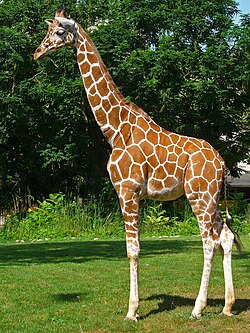
#> input picture Giraffe.jpg, 250 x 333 px
$ jupyter execute Edge_detection.ipynb   (older library calls are emulated)
#> lines starting #> are read from the running program, lines starting #| are printed output that depends on the picture
[cell 1]
import cv2
import matplotlib.pyplot as plt
import numpy as np

[cell 2]
image = cv2.imread("./Giraffe.jpg", cv2.IMREAD_GRAYSCALE)
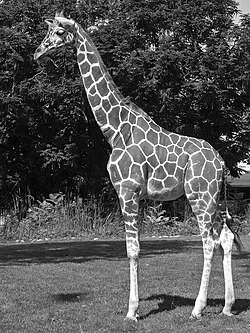
#> image: shape (333, 250); min 0, max 255, mean 84.4

# sobel edge

sobel_x= cv2.Sobel(image, cv2.CV_64F, 1, 0, ksize = 3 )
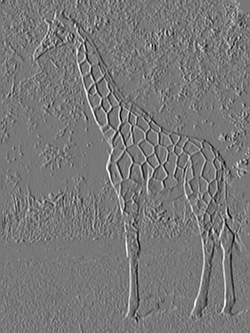
#> sobel_x: shape (333, 250) float64; min -907, max 1012, mean 0.7; drawn with min black and max white
sobel_y= cv2.Sobel(image, cv2.CV_64F, 0, 1, ksize = 3 )
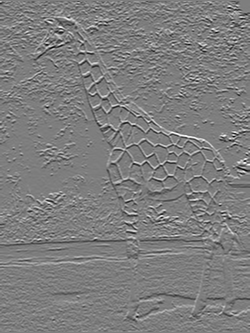
#> sobel_y: shape (333, 250) float64; min -975, max 994, mean 1; drawn with min black and max white

sobel = cv2.magnitude(sobel_x, sobel_y)
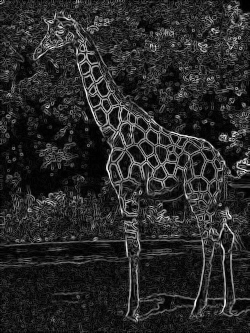
#> sobel: shape (333, 250) float64; min 0, max 1059.4, mean 168.8; drawn with min black and max white


# laplacian
# moreover laplacian gives the points where edges
# are there regardless of the orientation so we will get
# 2 points in total


laplacian = cv2.Laplacian(image, cv2.CV_64F,  ksize = 3 )
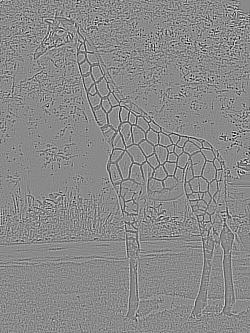
#> laplacian: shape (333, 250) float64; min -1658, max 1408, mean -0.1; drawn with min black and max white

# lapcian abs only have + values
laplacian_abs = cv2.convertScaleAbs(laplacian)
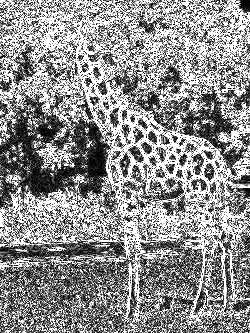
#> laplacian_abs: shape (333, 250); min 0, max 255, mean 143.3

# canny


canny_images = cv2.Canny(image, 180, 200)
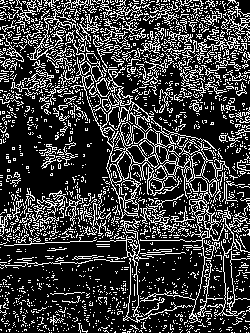
#> canny_images: shape (333, 250); 23.6% white in thin lines or dots


titles = ['Original', 'Sobel','laplacian_all', 'laplacian_abs', 'canny']

images = [image , sobel, laplacian, laplacian_abs, canny_images ]

plt.figure(figsize=(12,8))

for i in range(len(titles)):
    plt.subplot(3,2,i+1)
    plt.imshow(images[i], cmap='gray')
    plt.title(titles[i])
    plt.axis('off')


plt.tight_layout()
plt.show()
